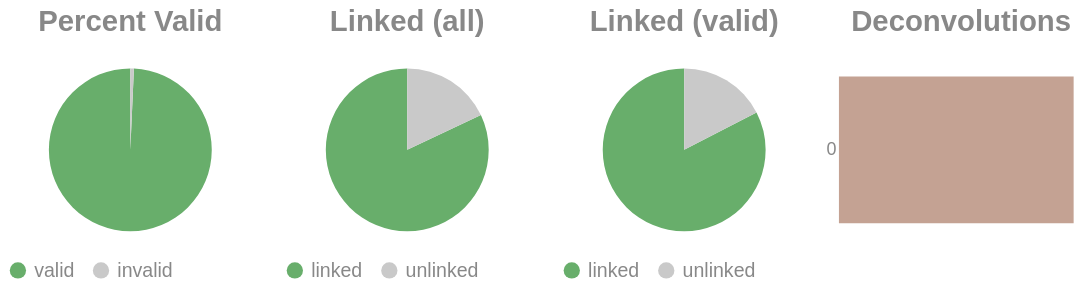

The notebook cell this image was saved under:
### Code cell
if SKIPLR:
    pass
else:
    clash = Counter()
    for i in valids['molecule'].to_list():
        _mol = i.split("-")
        if len(_mol) == 1:
            clash.update('0')
        else:
            clash.update(_mol[-1])

    _d = {"deconvolutions": [], 'count': []}
    for k,v in clash.items():
        _d['deconvolutions'].append(k)
        _d['count'].append(v)

    tot_valid = valids['reads'].sum()
    mask = valids['reads'] >= 2
    n_linked_reads = valids.filter(mask)['reads'].sum()
    if n_linked_reads == 0:
        print_html("No linked molecules (>=2 reads) were detected; skipping linked-only distributions.")
        SKIPLR = True
    else:
        perc_valid = round(tot_valid / n_reads, 4)
        linked_perc_abs = round(n_linked_reads / n_reads, 4)
        linked_perc = round(n_linked_reads / tot_valid, 4)

    _valid = pl.DataFrame({"valids": ['valid', 'invalid'], "count": [tot_valid, n_reads - tot_valid]})
    _linked_abs = pl.DataFrame({"linked (absolute)": ['linked', 'unlinked'], "count": [n_linked_reads, n_reads - n_linked_reads]})
    _linked_rel = pl.DataFrame({"linked (valids)": ['linked', 'unlinked'], "count": [n_linked_reads, tot_valid - n_linked_reads]})

    (
        alt.hconcat(
            piechart(_valid, goodval = 'valid', title = "Percent Valid"),
            piechart(_linked_abs, goodval = "linked", title =  "Linked (all)"),
            piechart(_linked_rel, goodval = "linked", title =  "Linked (valid)"),
            convolutionbar(pl.DataFrame(_d), title = "Deconvolutions"),
            center = True,
            bounds = 'flush'
        )
        .resolve_scale(color='independent')
        .resolve_legend('independent')
        .properties(usermeta={'embedOptions': {"actions": False}})
    ).display()

### Figure 1 — Vega-Lite specification as saved in the notebook (floating-point values rounded to 4 significant figures)
{"width": "container", "height": 400, "config": {"title": {"anchor": "start", "dy": -15, "fontSize": 18, "color": "#888888", "subtitleColor": "#888888", "subtitleFontSize": 14}, "arc": {"fill": "#0072B2"}, "axis": {"domainColor": "#888888", "domainWidth": 0.5, "gridWidth": 0.2, "grid": false, "titleFontWeight": 400, "titleFontSize": 15, "labelFontSize": 11, "labelColor": "#888888", "tickColor": "#888888", "tickWidth": 0.2, "titleColor": "#888888"}, "axisBand": {"grid": false}, "axisX": {"grid": true, "tickSize": 10, "domainCap": "round"}, "axisY": {"domain": false, "grid": true, "tickSize": 0, "domainCap": "round"}, "background": "transparent", "header": {"labelFontSize": 15, "labelColor": "#888888", "titleFontSize": 15, "titleFontWeight": 600, "titleColor": "#888888"}, "legend": {"labelFont": "sans-serif", "labelFontSize": 12, "labelColor": "#888888", "symbolSize": 100, "symbolType": "circle", "titleFontSize": 12, "titlePadding": 10, "titleColor": "#888888", "title": null}, "range": {"category": ["#E69F00", "#56B4E9", "#009E73", "#F0E442", "#0072B2", "#D55E00", "#CC79A7", "#000000"], "diverging": ["#cfe8f3", "#a2d4ec", "#73bfe2", "#46abdb", "#1696d2", "#12719e"]}, "area": {"fill": "#0072B2", "fillOpacity": 0.7, "line": true, "strokeOpacity": 0.7}, "line": {"color": "#0072B2", "stroke": "#0072B2", "strokeWidth": 2}, "trail": {"color": "#0072B2", "stroke": "#0072B2", "strokeWidth": 0, "size": 1}, "point": {"filled": true, "fillOpacity": 1.0, "size": 95}, "text": {"color": "#888888", "fontSize": 11, "align": "right", "fontWeight": 400, "size": 11}, "bar": {"fill": "#0072B2", "stroke": null}, "view": {"stroke": null, "continuousWidth": 660, "continuousHeight": 400}}, "hconcat": [{"data": {"name": "data-b54149dfdb4d1e17599233deaacf5540"}, "mark": {"type": "arc"}, "encoding": {"color": {"field": "valids", "legend": {"orient": "bottom", "title": null}, "scale": {"domain": ["valid", "invalid"], "range": ["#68ae6b", "#C9C9C9"]}, "title": "Valids", "type": "nominal"}, "theta": {"field": "count", "type": "quantitative"}, "tooltip": [{"field": "valids", "title": "Valids", "type": "ordinal"}, {"field": "percent", "format": ".2%", "title": "Percent", "type": "quantitative"}, {"field": "count", "title": "Count", "type": "quantitative"}]}, "height": 100, "title": {"text": "Percent Valid", "align": "center", "anchor": "middle"}, "transform": [{"calculate": "datum.count / 16580358", "as": "percent"}], "width": 150}, {"data": {"name": "data-0ebff1104c2df5641ebaf85a50b09423"}, "mark": {"type": "arc"}, "encoding": {"color": {"field": "linked (absolute)", "legend": {"orient": "bottom", "title": null}, "scale": {"domain": ["linked", "unlinked"], "range": ["#68ae6b", "#C9C9C9"]}, "title": "Linked (Absolute)", "type": "nominal"}, "theta": {"field": "count", "type": "quantitative"}, "tooltip": [{"field": "linked (absolute)", "title": "Linked (Absolute)", "type": "ordinal"}, {"field": "percent", "format": ".2%", "title": "Percent", "type": "quantitative"}, {"field": "count", "title": "Count", "type": "quantitative"}]}, "height": 100, "title": {"text": "Linked (all)", "align": "center", "anchor": "middle"}, "transform": [{"calculate": "datum.count / 16580358", "as": "percent"}], "width": 150}, {"data": {"name": "data-611a301a0bd04258899229a33e40d067"}, "mark": {"type": "arc"}, "encoding": {"color": {"field": "linked (valids)", "legend": {"orient": "bottom", "title": null}, "scale": {"domain": ["linked", "unlinked"], "range": ["#68ae6b", "#C9C9C9"]}, "title": "Linked (Valids)", "type": "nominal"}, "theta": {"field": "count", "type": "quantitative"}, "tooltip": [{"field": "linked (valids)", "title": "Linked (Valids)", "type": "ordinal"}, {"field": "percent", "format": ".2%", "title": "Percent", "type": "quantitative"}, {"field": "count", "title": "Count", "type": "quantitative"}]}, "height": 100, "title": {"text": "Linked (valid)", "align": "center", "anchor": "middle"}, "transform": [{"calculate": "datum.count / 16463511", "as": "percent"}], "width": 150}, {"data": {"name": "data-fc9ca622931c1f266b3c45e459ec0f4a"}, "mark": {"type": "bar"}, "encoding": {"color": {"field": "deconvolutions", "legend": null, "scale": {"scheme": "lightgreyred"}, "type": "nominal"}, "tooltip": [{"field": "deconvolutions", "title": "Deconvolutions", "type": "ordinal"}, {"field": "percent", "format": ".2%", "title": "Percent", "type": "quantitative"}, {"field": "count", "title": "Count", "type": "quantitative"}], "x": {"axis": null, "field": "count", "type": "quantitative"}, "y": {"field": "deconvolutions", "sort": "ascending", "title": null, "type": "nominal"}}, "height": 100, "title": {"text": "Deconvolutions", "align": "center", "anchor": "middle"}, "transform": [{"calculate": "datum.count / 5282842", "as": "percent"}], "width": 150}], "bounds": "flush", "center": true, "resolve": {"legend": {"angle": "independent"}, "scale": {"color": "independent"}}, "usermeta": {"embedOptions": {"actions": false}}, "$schema": "https://vega.github.io/schema/vega-lite/v6.1.0.json", "datasets": {"data-b54149dfdb4d1e17599233deaacf5540": [{"valids": "valid", "count": 16463511}, {"valids": "invalid", "count": 116847}], "data-0ebff1104c2df5641ebaf85a50b09423": [{"linked (absolute)": "linked", "count": 13599940}, {"linked (absolute)": "unlinked", "count": 2980418}], "data-611a301a0bd04258899229a33e40d067": [{"linked (valids)": "linked", "count": 13599940}, {"linked (valids)": "unlinked", "count": 2863571}], "data-fc9ca622931c1f266b3c45e459ec0f4a": [{"deconvolutions": "0", "count": 5282842}]}}
